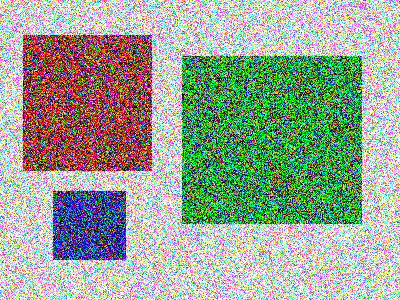
#> input picture Ex_Files_OpenCV_Python_Dev/Exercise Files/Ch03/03_10 Begin/fuzzy.png, 400 x 300 px
$ python 03_10.py
#> lines starting #> are read from the running program, lines starting #| are printed output that depends on the picture; after the words box and inside, x2 and y2 are one past the last pixel; in counts of white or black regions, pixels touching at a corner belong together; long printed decimals are rounded
import numpy as np
import cv2
from random import randint as r

colors = [(0, 255, 0), (0, 255, 255), (0, 0, 255), (255, 0, 0), (255, 255, 255), (255, 0,255)]
i = 0
img = cv2.imread("fuzzy.png",1)
#> img is the input picture: shape (300, 400, 3); mean B, G, R 150, 164.4, 153.8
gray = cv2.cvtColor(img, cv2.COLOR_BGR2GRAY)
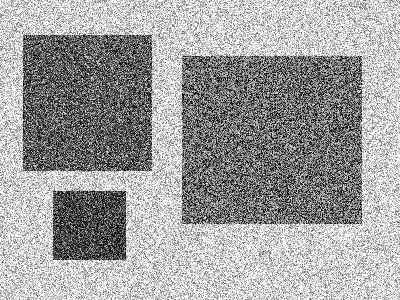
#> gray: shape (300, 400); min 0, max 255, mean 159.6
blur = cv2.GaussianBlur(gray, (3, 3), 0)
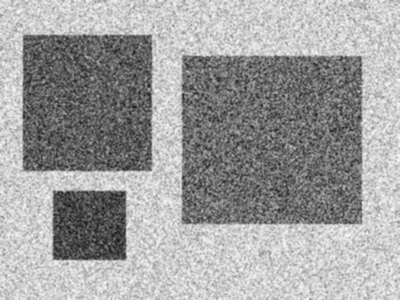
#> blur: shape (300, 400); min 25, max 251, mean 159.6

objects = np.zeros([img.shape[0], img.shape[1], 3], 'uint8')

thresh = cv2.adaptiveThreshold(blur, 255, cv2.ADAPTIVE_THRESH_GAUSSIAN_C, cv2.THRESH_BINARY_INV, 301, 1)
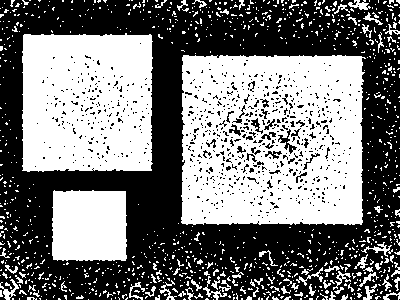
#> thresh: shape (300, 400); 47.2% white; 1094 white regions (1019 under 20 px)
contours, hierachy = cv2.findContours(thresh, cv2.RETR_TREE, cv2.CHAIN_APPROX_SIMPLE)
#> contours = 1933 contours, 1846 with area under 20; largest, box (x1, y1, x2, y2) and area: (181, 55, 366, 225) 29890, (22, 33, 153, 172) 17279, (52, 190, 127, 261) 4970, (277, 128, 298, 155) 182, (0, 279, 19, 300) 98

cv2.imshow("Thresh", thresh)

for c in contours:
    area = cv2.contourArea(c)
    perimeter = cv2.arcLength(c, True)
    print("Area: {}, perimeter: {}".format(area, perimeter))
    if area > 1000:
        cv2.drawContours(objects,[c], -1, colors[r(0, 5)], -1)
#> this loop made 1933 passes
#> (area, perimeter) on passes 605, 748, 1439: (4970.5, 303.8), (29889.5, 796.1), (17279, 576.7)
#| Area: 0.0, perimeter: 0.0
#| Area: 0.0, perimeter: 0.0
#| Area: 0.0, perimeter: 0.0
#| Area: 0.0, perimeter: 0.0
#| Area: 0.0, perimeter: 0.0
#| Area: 0.0, perimeter: 0.0
#| Area: 1.0, perimeter: 4.828
#| Area: 3.0, perimeter: 8.0
#> (further printed lines are left out)
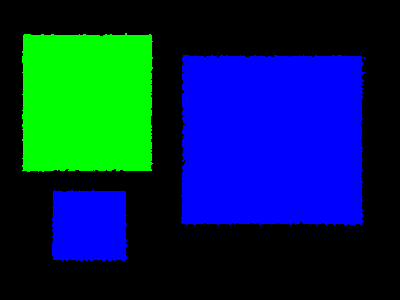
#> objects: shape (300, 400, 3); mean of channels 0, 1, 2 75.1, 37.3, 0; drawn as B, G, R


cv2.imshow("Original", img)
cv2.imshow("Contours", objects)
cv2.imwrite("contours.png", objects)

cv2.waitKey(0)
cv2.destroyAllWindows()
